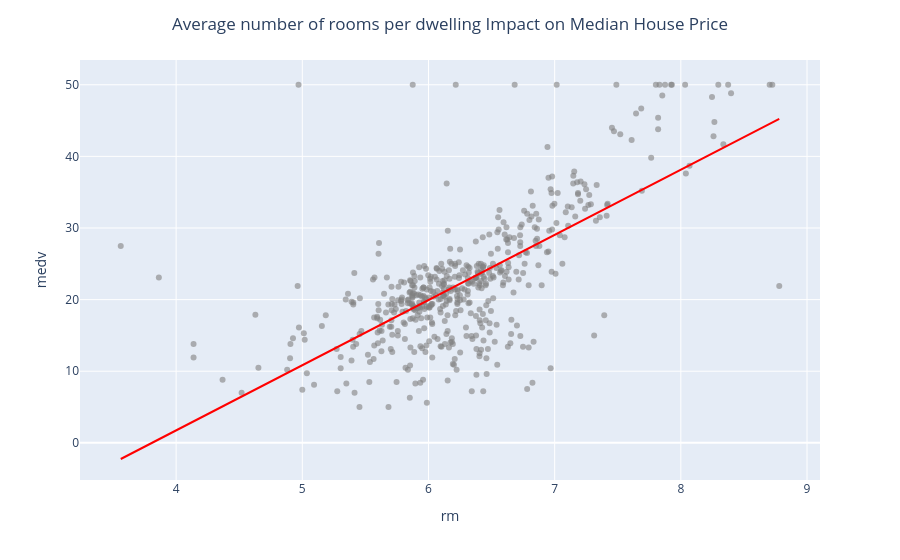

The cell this chart's notebook holds for it:
### Code cell
import plotly.express as px
value = "rm"
label = "Average number of rooms per dwelling"
fig = px.scatter(df, x=value, y="medv", trendline="ols")
fig.update_traces(
    marker=dict(size=6, color="gray", opacity=0.6), selector=dict(mode="markers")
)
fig.update_traces(line=dict(color="red"), selector=dict(mode="lines"))
fig.update_layout(
    title={
        "text": f"{label} Impact on Median House Price",
        "x": 0.5,
        "xanchor": "center",
    },
    hovermode="closest",
)
results = px.get_trendline_results(fig)
model_results = results.px_fit_results.iloc[0]
slope = model_results.params[1]
intercept = model_results.params[0]
equation = f"Equation of the fitted model is: y = {intercept:.2f} + {slope:.2f}x"
fig.show()
print(equation)

### Figure 1 — Plotly figure (JSON) as saved in the notebook; plotly's stock layout.template omitted (floating-point values rounded to 4 significant figures; data arrays with more than 128 entries replaced by an {"elided": "..."} marker saying what was removed)
{"data": [{"hovertemplate": "rm=%{x}<br>medv=%{y}<extra></extra>", "legendgroup": "", "marker": {"color": "gray", "opacity": 0.6, "size": 6, "symbol": "circle"}, "mode": "markers", "name": "", "orientation": "v", "showlegend": false, "type": "scatter", "x": {"elided": "506 float values"}, "xaxis": "x", "y": {"elided": "506 float values"}, "yaxis": "y"}, {"hovertemplate": "<b>OLS trendline</b><br>medv = 9.10211 * rm + -34.6706<br>R<sup>2</sup>=0.483525<br><br>rm=%{x}<br>medv=%{y} <b>(trend)</b><extra></extra>", "legendgroup": "", "line": {"color": "red"}, "marker": {"color": "#636efa", "symbol": "circle"}, "mode": "lines", "name": "", "showlegend": false, "type": "scatter", "x": {"elided": "506 float values"}, "xaxis": "x", "y": {"elided": "506 float values"}, "yaxis": "y"}], "layout": {"hovermode": "closest", "legend": {"tracegroupgap": 0}, "margin": {"t": 60}, "title": {"text": "Average number of rooms per dwelling Impact on Median House Price", "x": 0.5, "xanchor": "center"}, "xaxis": {"anchor": "y", "domain": [0, 1], "title": {"text": "rm"}}, "yaxis": {"anchor": "x", "domain": [0, 1], "title": {"text": "medv"}}}}
